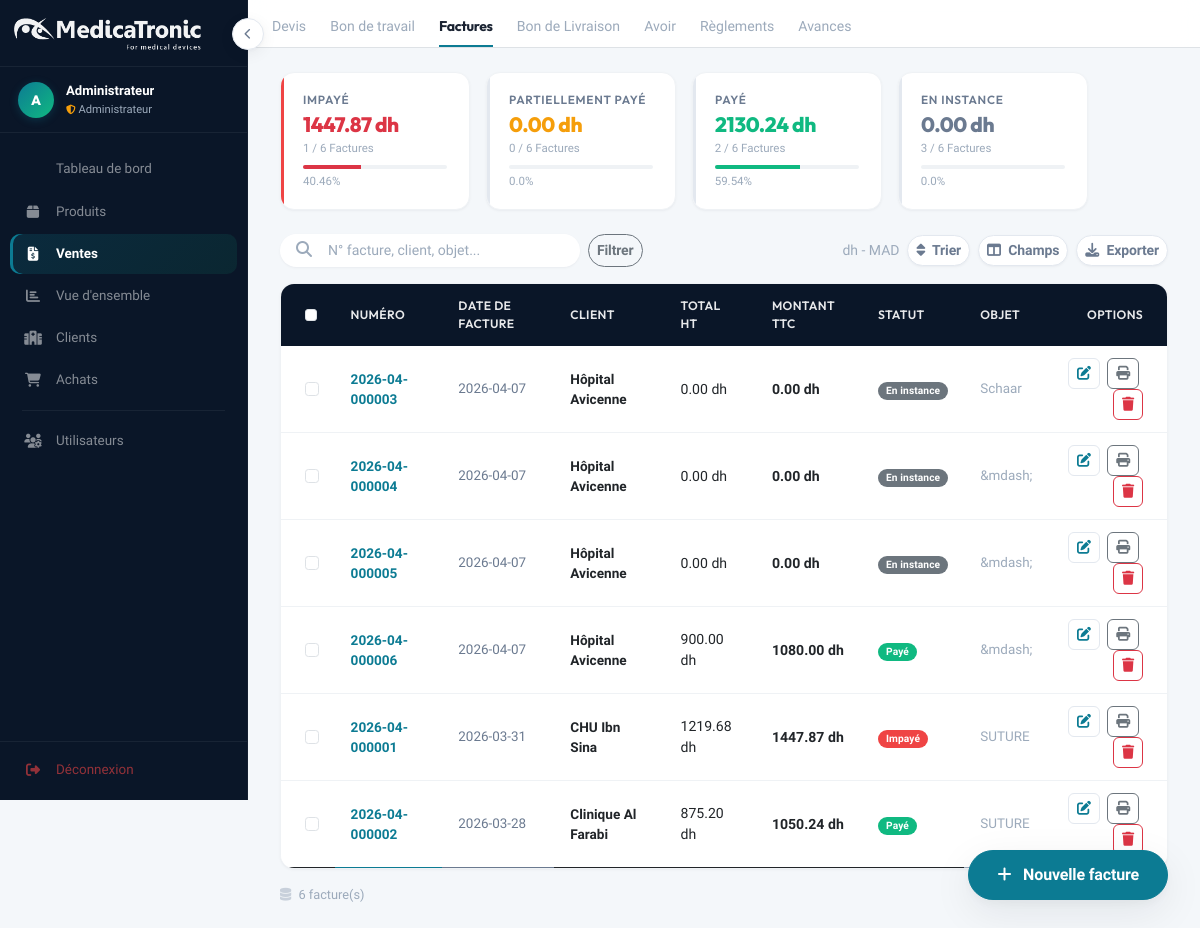
The app's page /ventes (signed in), older data.
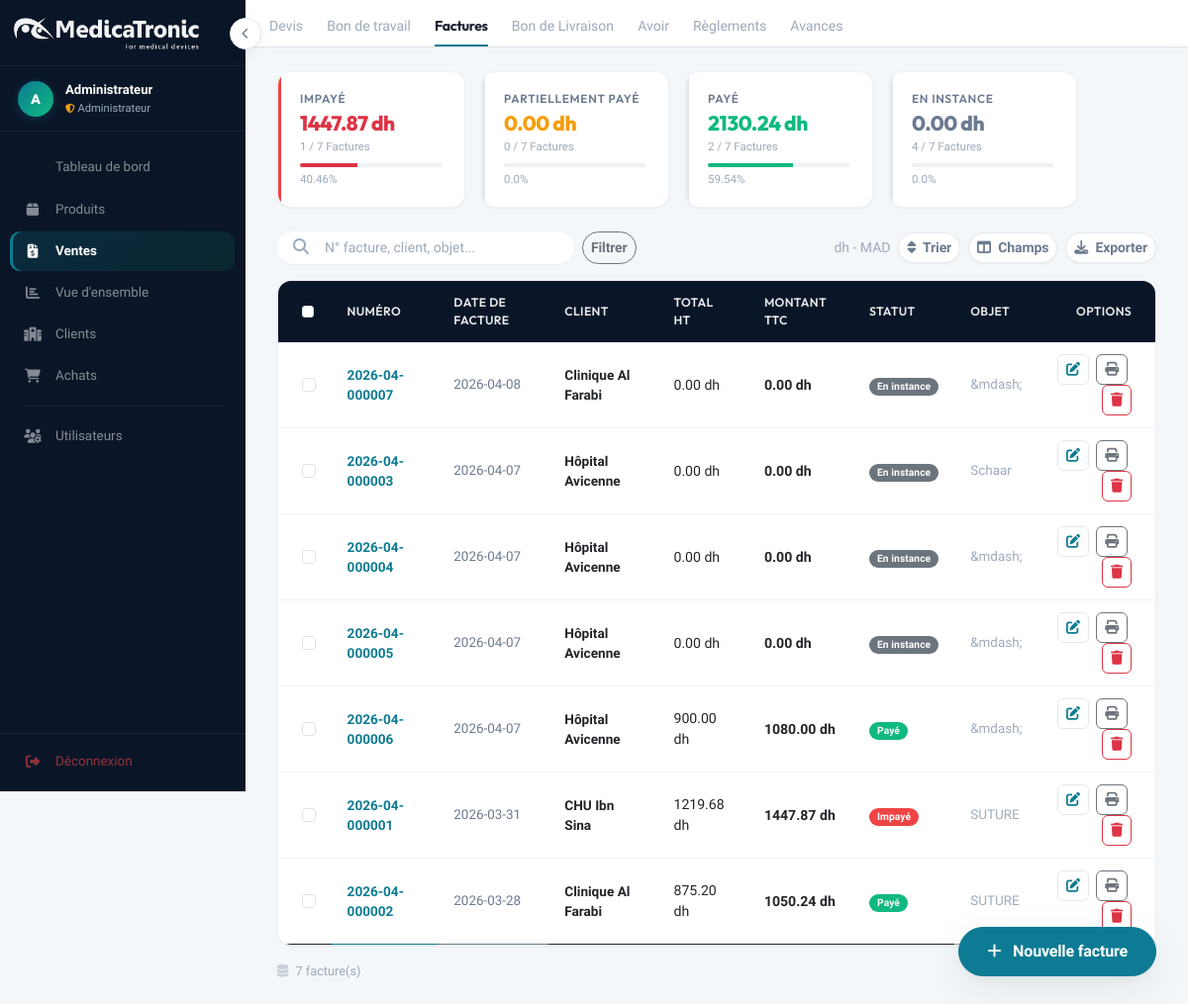
The same page, newer data.
### tables this page shows
CREATE TABLE factures (
    id                  INTEGER PRIMARY KEY AUTOINCREMENT,
    numero              TEXT UNIQUE,
    client_id           INTEGER,
    date_facture        TEXT,
    date_echeance       TEXT,
    devise              TEXT    DEFAULT 'MAD',
    emplacement_stock   TEXT,
    contact_commercial  TEXT,
    modele              TEXT,
    objet               TEXT,
    remarques           TEXT,
    conditions          TEXT,
    statut              TEXT    DEFAULT 'En instance',
    montant_ht          REAL    DEFAULT 0,
    remise_globale      REAL    DEFAULT 0,
    montant_tva         REAL    DEFAULT 0,
    ajustement          REAL    DEFAULT 0,
    montant_ttc         REAL    DEFAULT 0,
    FOREIGN KEY (client_id) REFERENCES clients(id)
);

CREATE TABLE clients (
    id   INTEGER PRIMARY KEY AUTOINCREMENT,
    nom  TEXT NOT NULL,
    type TEXT DEFAULT 'Hôpital'
, adresse TEXT, ville TEXT, telephone TEXT, email TEXT, code_client TEXT, ice TEXT, identifiant_fiscal TEXT, code_postal TEXT, region TEXT, pays TEXT DEFAULT "Maroc", gsm TEXT, contact TEXT, tarification TEXT DEFAULT "T1", categorie_client TEXT, latitude TEXT, longitude TEXT, adresse_facturation TEXT, ville_facturation TEXT, region_facturation TEXT, code_postal_facturation TEXT, pays_facturation TEXT, adresse_livraison TEXT, ville_livraison TEXT, region_livraison TEXT, code_postal_livraison TEXT, pays_livraison TEXT, actif INTEGER DEFAULT 1);

### app.py (the view)
@app.route('/ventes')
@login_required
def ventes():
    conn   = get_db_connection()
    search = request.args.get('search', '').strip()
    statut = request.args.get('statut', '')
    query  = '''
        SELECT f.*, cl.nom AS client_nom
        FROM factures f LEFT JOIN clients cl ON f.client_id = cl.id
    '''
    params, wheres = [], []
    if search:
        wheres.append('(f.numero LIKE ? OR cl.nom LIKE ? OR f.objet LIKE ?)')
        params += [f'%{search}%', f'%{search}%', f'%{search}%']
    if statut:
        wheres.append('f.statut = ?')
        params.append(statut)
    if wheres:
        query += ' WHERE ' + ' AND '.join(wheres)
    query   += ' ORDER BY f.date_facture DESC'
    factures = conn.execute(query, params).fetchall()
    stats    = conn.execute('''
        SELECT statut, COUNT(*) AS nb, SUM(montant_ttc) AS total
        FROM factures GROUP BY statut
    ''').fetchall()
    total_all = conn.execute('SELECT COUNT(*) AS n FROM factures').fetchone()['n']
    total_ttc = conn.execute('SELECT COALESCE(SUM(montant_ttc),0) AS s FROM factures').fetchone()['s']
    conn.close()
    stats_dict = {s['statut']: {'nb': s['nb'], 'total': s['total']} for s in stats}
    return render_template('ventes.html',
                           factures=factures, stats=stats_dict,
                           total_all=total_all, total_ttc=total_ttc,
                           search_query=search, statut_filtre=statut)

### templates/ventes.html (shortened to what this page needs)
<!DOCTYPE html>
<html lang="fr">
<head>
    <link href="https://cdn.jsdelivr.net/npm/bootstrap@5.3.0/dist/css/bootstrap.min.css" rel="stylesheet">
    <link rel="stylesheet" href="https://cdnjs.cloudflare.com/ajax/libs/font-awesome/6.4.0/css/all.min.css">
    <link rel="stylesheet" href="{{ url_for('static', filename='style.css') }}">
</head>
<body>
{% include '_sidebar.html' %}
<div class="main-content">
    <div class="bg-white border-bottom px-4 pt-3">
        <div class="d-flex gap-4 mb-0">
            <a href="#" class="text-decoration-none pb-2" style="color:var(--text-tertiary); font-size:0.88rem;">Devis</a>
            <a href="#" class="text-decoration-none pb-2" style="color:var(--text-tertiary); font-size:0.88rem;">Bon de travail</a>
            <a href="{{ url_for('ventes') }}" class="text-decoration-none fw-bold heading pb-2" style="color:var(--text); border-bottom:2px solid var(--primary); font-size:0.88rem;">Factures</a>
            <a href="#" class="text-decoration-none pb-2" style="color:var(--text-tertiary); font-size:0.88rem;">Bon de Livraison</a>
            <a href="#" class="text-decoration-none pb-2" style="color:var(--text-tertiary); font-size:0.88rem;">Avoir</a>
            <a href="#" class="text-decoration-none pb-2" style="color:var(--text-tertiary); font-size:0.88rem;">R&egrave;glements</a>
            <a href="#" class="text-decoration-none pb-2" style="color:var(--text-tertiary); font-size:0.88rem;">Avances</a>
        </div>
    </div>
    <div class="content-padding">
        <div class="d-flex gap-3 mb-4 flex-wrap">
            {% set s_imp = stats.get('Impay\u00e9', {'nb':0,'total':0}) %}
            {% set pct_imp = ((s_imp.total or 0) / total_ttc * 100) | round(2) if total_ttc else 0 %}
            <a href="{{ url_for('ventes', statut='Impay\u00e9') }}" class="text-decoration-none animate-in animate-in-delay-1">
                <div class="stat-card danger {% if statut_filtre == 'Impay\u00e9' %}active{% endif %}">
                    <div class="stat-label">Impay&eacute;</div>
                    <div class="stat-amount text-danger">{{ "%.2f"|format(s_imp.total or 0) }} dh</div>
                    <div class="stat-sub">{{ s_imp.nb }} / {{ total_all }} Factures</div>
                    <div class="progress mt-2"><div class="progress-bar bg-danger" style="width:{{ pct_imp }}%"></div></div>
                    <div class="stat-sub mt-1">{{ pct_imp }}%</div>
                </div>
            </a>
            {% set s_part = stats.get('Partiellement pay\u00e9', {'nb':0,'total':0}) %}
            {% set pct_part = ((s_part.total or 0) / total_ttc * 100) | round(2) if total_ttc else 0 %}
            <a href="{{ url_for('ventes', statut='Partiellement pay\u00e9') }}" class="text-decoration-none animate-in animate-in-delay-2">
                <div class="stat-card {% if statut_filtre == 'Partiellement pay\u00e9' %}active{% endif %}">
                    <div class="stat-label">Partiellement pay&eacute;</div>
                    <div class="stat-amount" style="color:var(--warning);">{{ "%.2f"|format(s_part.total or 0) }} dh</div>
                    <div class="stat-sub">{{ s_part.nb }} / {{ total_all }} Factures</div>
                    <div class="progress mt-2"><div class="progress-bar bg-warning" style="width:{{ pct_part }}%"></div></div>
                    <div class="stat-sub mt-1">{{ pct_part }}%</div>
                </div>
            </a>
            {% set s_pay = stats.get('Pay\u00e9', {'nb':0,'total':0}) %}
            {% set pct_pay = ((s_pay.total or 0) / total_ttc * 100) | round(2) if total_ttc else 0 %}
            <a href="{{ url_for('ventes', statut='Pay\u00e9') }}" class="text-decoration-none animate-in animate-in-delay-3">
                <div class="stat-card {% if statut_filtre == 'Pay\u00e9' %}active{% endif %}">
                    <div class="stat-label">Pay&eacute;</div>
                    <div class="stat-amount" style="color:var(--success);">{{ "%.2f"|format(s_pay.total or 0) }} dh</div>
                    <div class="stat-sub">{{ s_pay.nb }} / {{ total_all }} Factures</div>
                    <div class="progress mt-2"><div class="progress-bar" style="background:var(--success); width:{{ pct_pay }}%"></div></div>
                    <div class="stat-sub mt-1">{{ pct_pay }}%</div>
                </div>
            </a>
            {% set s_inst = stats.get('En instance', {'nb':0,'total':0}) %}
            {% set pct_inst = ((s_inst.total or 0) / total_ttc * 100) | round(2) if total_ttc else 0 %}
            <a href="{{ url_for('ventes', statut='En instance') }}" class="text-decoration-none animate-in animate-in-delay-4">
                <div class="stat-card {% if statut_filtre == 'En instance' %}active{% endif %}">
                    <div class="stat-label">En instance</div>
                    <div class="stat-amount" style="color:var(--text-secondary);">{{ "%.2f"|format(s_inst.total or 0) }} dh</div>
                    <div class="stat-sub">{{ s_inst.nb }} / {{ total_all }} Factures</div>
                    <div class="progress mt-2"><div class="progress-bar bg-secondary" style="width:{{ pct_inst }}%"></div></div>
                    <div class="stat-sub mt-1">{{ pct_inst }}%</div>
                </div>
            </a>
        </div>
        <div class="d-flex justify-content-between align-items-center mb-3 animate-in animate-in-delay-3">
            <form action="{{ url_for('ventes') }}" method="GET" class="d-flex gap-2">
                <div class="position-relative">
                    <span class="position-absolute top-50 start-0 translate-middle-y ms-3" style="color:var(--text-tertiary);">
                        <i class="fas fa-search"></i>
                    </span>
                    <input type="text" name="search" class="form-control ps-5"
                           style="width:300px; border:none; background:var(--surface); box-shadow:var(--shadow-sm); border-radius:var(--radius-full);"
                           placeholder="N&deg; facture, client, objet..."
                           value="{{ search_query or '' }}">
                </div>
                <button type="submit" class="btn btn-outline-secondary btn-sm" style="border-radius:var(--radius-full);">Filtrer</button>
            </form>
            <div class="d-flex gap-2 align-items-center">
                <small style="color:var(--text-tertiary); font-weight:500;">dh - MAD</small>
                <button class="btn btn-white btn-sm" style="border-radius:var(--radius-full);"><i class="fas fa-sort me-1"></i> Trier</button>
                <button class="btn btn-white btn-sm" style="border-radius:var(--radius-full);"><i class="fas fa-columns me-1"></i> Champs</button>
                <button class="btn btn-white btn-sm" style="border-radius:var(--radius-full);"><i class="fas fa-download me-1"></i> Exporter</button>
            </div>
        </div>
        <div class="table-container">
            <table class="table align-middle mb-0 table-hover">
                <thead>
                    <tr>
                        <th class="ps-4" style="width:40px;"><input type="checkbox" class="form-check-input"></th>
                        <th>Num&eacute;ro</th>
                        <th>Date de facture</th>
                        <th>Client</th>
                        <th>Total HT</th>
                        <th>Montant TTC</th>
                        <th>Statut</th>
                        <th>Objet</th>
                        <th class="text-end pe-4">Options</th>
                    </tr>
                </thead>
                <tbody>
                    {% for f in factures %}
                    <tr class="cursor-pointer" data-href="{{ url_for('edit_facture', id=f.id) }}">
                        <td class="ps-4" onclick="event.stopPropagation()">
                            <input type="checkbox" class="form-check-input">
                        </td>
                        <td class="fw-bold" style="color:var(--primary);">{{ f.numero }}</td>
                        <td style="color:var(--text-secondary); font-size:0.84rem;">{{ f.date_facture or '&mdash;' }}</td>
                        <td style="font-weight:600;">{{ f.client_nom or '&mdash;' }}</td>
                        <td style="font-size:0.88rem;">{{ "%.2f"|format(f.montant_ht or 0) }} dh</td>
                        <td style="font-weight:700; font-size:0.88rem;">{{ "%.2f"|format(f.montant_ttc or 0) }} dh</td>
                        <td>
                            {% set s = f.statut or 'En instance' %}
                            {% if s == 'Impay\u00e9' %}
                                <span class="badge bg-danger px-2 py-1">{{ s }}</span>
                            {% elif s == 'Pay\u00e9' %}
                                <span class="badge bg-success px-2 py-1">{{ s }}</span>
                            {% elif s == 'Partiellement pay\u00e9' %}
                                <span class="badge bg-warning text-dark px-2 py-1">{{ s }}</span>
                            {% else %}
                                <span class="badge bg-secondary px-2 py-1">{{ s }}</span>
                            {% endif %}
                        </td>
                        <td style="color:var(--text-tertiary); font-size:0.84rem;">{{ f.objet or '&mdash;' }}</td>
                        <td class="text-end pe-4" onclick="event.stopPropagation()">
                            <a href="{{ url_for('edit_facture', id=f.id) }}"
                               class="btn btn-sm btn-outline-primary me-1" style="border-radius:var(--radius-sm); border-color:var(--border); color:var(--primary);" title="&Eacute;diter">
                                <i class="fas fa-edit"></i>
                            </a>
                            <a href="{{ url_for('print_facture', id=f.id) }}" target="_blank"
                               class="btn btn-sm btn-outline-secondary me-1" style="border-radius:var(--radius-sm);" title="Imprimer">
                                <i class="fas fa-print"></i>
                            </a>
                            <form action="{{ url_for('delete_facture', id=f.id) }}" method="POST" class="d-inline">
                                <button type="submit" class="btn btn-sm btn-outline-danger"
                                        style="border-radius:var(--radius-sm);"
                                        onclick="return confirm('Supprimer cette facture ?')" title="Supprimer">
                                    <i class="fas fa-trash"></i>
                                </button>
                            </form>
                        </td>
                    </tr>
                    {% endfor %}
                </tbody>
            </table>
        </div>
        <div class="mt-3" style="color:var(--text-tertiary); font-size:0.8rem; font-weight:500;">
            <i class="fas fa-database me-1" style="opacity:0.5;"></i>
            {{ factures | length }} facture(s)
        </div>
    </div>
</div>
<div class="bottom-add">
    <a href="{{ url_for('new_facture') }}" class="btn btn-info text-white fw-bold">
        <i class="fas fa-plus me-2"></i> Nouvelle facture
    </a>
</div>
</body>
</html>

Row changes from the older to the newer data that the page shows:
added factures: numero "2026-04-000007", date_facture "2026-04-08", nom "Clinique Al Farabi", montant_ht "0.00", montant_ttc "0.00", statut "En instance", objet "&mdash;"
Text that changed along with them:
{{ total_all }}: "6" → "7"
{{ s_inst.nb }}: "3" → "4"
{{ factures | length }}: "6" → "7"
